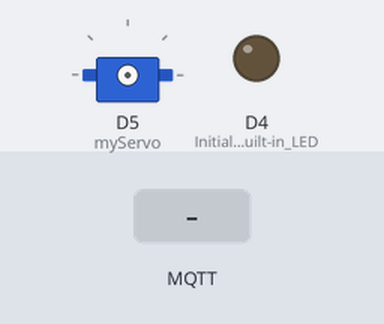
A sketch run on a simulated ESP8266 (NodeMCU). Parts: servo, output pins drawn as LEDs (lit = HIGH). The test bench sets the inputs (shaded band). WiFi joins after 1.5 s; servers stay silent unless stated; no MQTT or app messages arrive unless stated; what the sketch prints to the serial monitor is not drawn.

Above: at 0.1 s.
At 2.7 s:
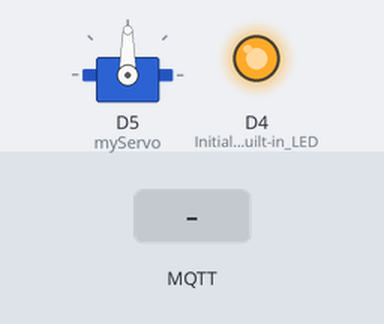
2.8 s: MQTT message "1" arrives on the first subscribed topic
At 4.0 s:
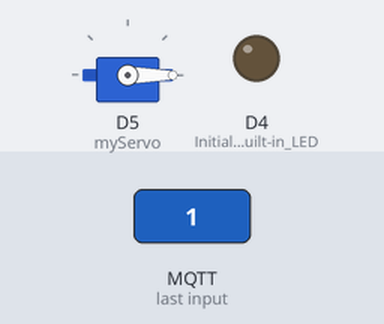
4.3 s: MQTT message "on" arrives on the first subscribed topic
5.8 s: MQTT message "off" arrives on the first subscribed topic
Timing chart, 0 to 8.8 s (numbered marks = the images above; inputs shaded):
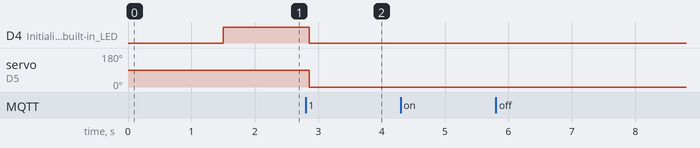

Measured:
- after the input at 2.8 s, D4 (Initialize_built-in_LED): HIGH → LOW after 0.06 s; servo on D5 (myServo): 90° → 0° after 0.06 s
- after the input at 4.3 s, every drawn part: stays the same
- after the input at 5.8 s, every drawn part: stays the same

The sketch:

No_Rainsensor.ino
```cpp
#include <ESP8266WiFi.h>
#include <PubSubClient.h>
#include <Servo.h>
#include <ArduinoJson.h>

const char* publish_topic = "@msg/rain";
const char* subscribe_topic = "@msg/rain";

const char* ssid = "iPhoneGay";
const char* password = "firstza007";
const char* mqtt_server = "broker.netpie.io";
const int mqtt_port = 1883;
const char* mqtt_Client = "9908b7d4-3938-4a81-ae46-3124c1c614f7";
const char* mqtt_username = "FUCX9SeXZ6FcSspLYDntP6Ek3uGyhLvB";
const char* mqtt_password = "ZsayBD3rJ4vd5egLqzcyKmWBYGa7pHKb";

const int servoPin = D5;       // Define the pin for the servo

WiFiClient espClient;
PubSubClient client(espClient);
Servo myServo;

long lastMsg = 0;
char msg[50];
char msg_fb[100];

// Define the maximum number of modules. Adjust as needed.
const int maxModules = 3;  // Can be changed to any number of modules
bool rainStatus[maxModules] = {false};  // For n modules
int moduleId = 2;  // Unique ID for this module (you can set this based on module)

void reconnect() {
  while (!client.connected()) {
    Serial.print("Attempting MQTT connection...");
    if (client.connect(mqtt_Client, mqtt_username, mqtt_password)) {
      Serial.println("connected");
      client.subscribe(subscribe_topic); // Subscribe to rain topic from all devices
    } else {
      Serial.print("failed, rc=");
      Serial.print(client.state());
      Serial.println(" try again in 5 seconds");
      delay(5000);
    }
  }
}

void callback(char* topic, byte* payload, unsigned int length) {
    Serial.print("Message arrived [");
    Serial.print(topic);
    Serial.print("] ");

    // Convert payload to a string
    String receivedPayload;
    for (int i = 0; i < length; i++) {
        receivedPayload += (char)payload[i];
    }
    Serial.println(receivedPayload);

    // Parse JSON
    StaticJsonDocument<200> doc;
    DeserializationError error = deserializeJson(doc, receivedPayload);
    if (error) {
        Serial.println("JSON Parsing failed");
        return;
    }

    int receivedRainValue = doc["data"]["rain"];
    int receivedModuleId = doc["moduleId"];

    // Update rain status based on the received module data
    if (receivedModuleId >= 0 && receivedModuleId < maxModules) {
        rainStatus[receivedModuleId] = receivedRainValue < 800;  // If rain detected, mark as true
    }

    // Now decide whether any module detects rain
    bool rainDetected = false;
    for (int i = 0; i < maxModules; i++) {
        if (rainStatus[i]) {
            rainDetected = true;
            break;
        }
    }

    // Control the servo based on the overall rain detection
    if (rainDetected) {
        Serial.println("Rain detected! Closing cover.");
        myServo.write(0);  // Close cover
        digitalWrite(LED_BUILTIN, LOW);  // Turn LED ON (ESP8266 LED is active LOW)
    } else {
        Serial.println("No rain. Opening cover.");
        myServo.write(180);  // Open cover
        digitalWrite(LED_BUILTIN, HIGH); // Turn LED OFF
    }
}

void setup() {
  Serial.begin(115200);
  Serial.println();
  Serial.print("Connecting to ");
  Serial.println(ssid);
  WiFi.begin(ssid, password);
  while (WiFi.status() != WL_CONNECTED) {
    delay(500);
    Serial.print(".");
  }
  Serial.println("\nWiFi connected");
  Serial.println("IP address: ");
  Serial.println(WiFi.localIP());
  client.setServer(mqtt_server, mqtt_port);
  client.setCallback(callback);
  myServo.attach(D5);
  pinMode(LED_BUILTIN, OUTPUT); // Initialize built-in LED
  digitalWrite(LED_BUILTIN, HIGH); // Turn LED off (ESP8266 LED is active LOW)
}

void loop() {
  if (!client.connected()) {
    reconnect();
  }
  client.loop();

  long now = millis();
  if (now - lastMsg > 5000) { // Send data every 5 seconds
      lastMsg = now;

      Serial.print("Rain Sensor Value: ");
  }
  delay(100); // Small delay to prevent CPU overuse
}
```
